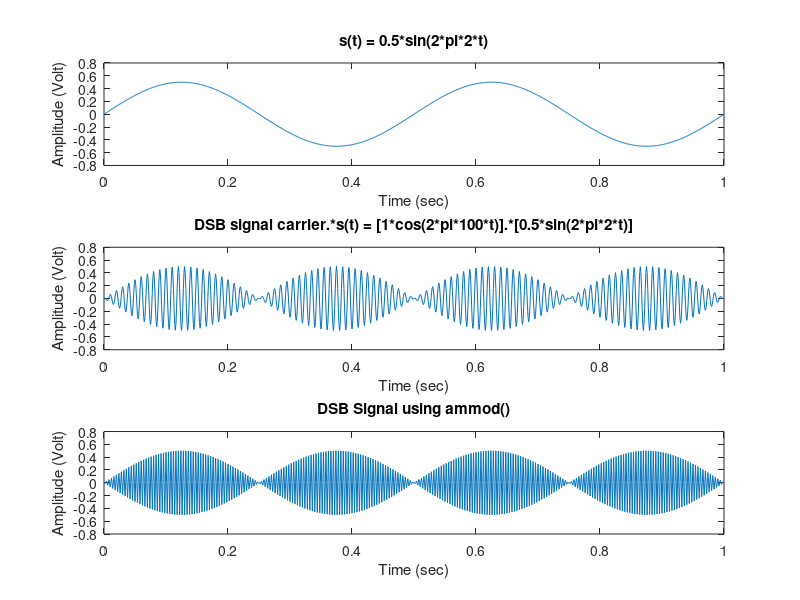

Reproduce this figure in MATLAB.
Ac = 1;
Am = 0.5;
fm = 2;
fc = 100;
fs = 400;
t = 0:0.001:1;
s = Am*sin(2*pi*fm*t);
carrier = Ac*cos(2*pi*fc*t);
x1 = carrier .* s;
x2 = ammod(s, fc, 400);

subplot(3, 1, 1)
plot(t, s)
xlabel('Time (sec)');
ylabel('Amplitude (Volt)');
title('s(t) = 0.5*sin(2*pi*2*t)');

subplot(3, 1, 2)
plot(t, x1)
xlabel('Time (sec)');
ylabel('Amplitude (Volt)');
title('DSB signal carrier.*s(t) = [1*cos(2*pi*100*t)].*[0.5*sin(2*pi*2*t)]');

subplot(3, 1, 3)
plot(t, x2)
xlabel('Time (sec)');
ylabel('Amplitude (Volt)');
title('DSB Signal using ammod()');
